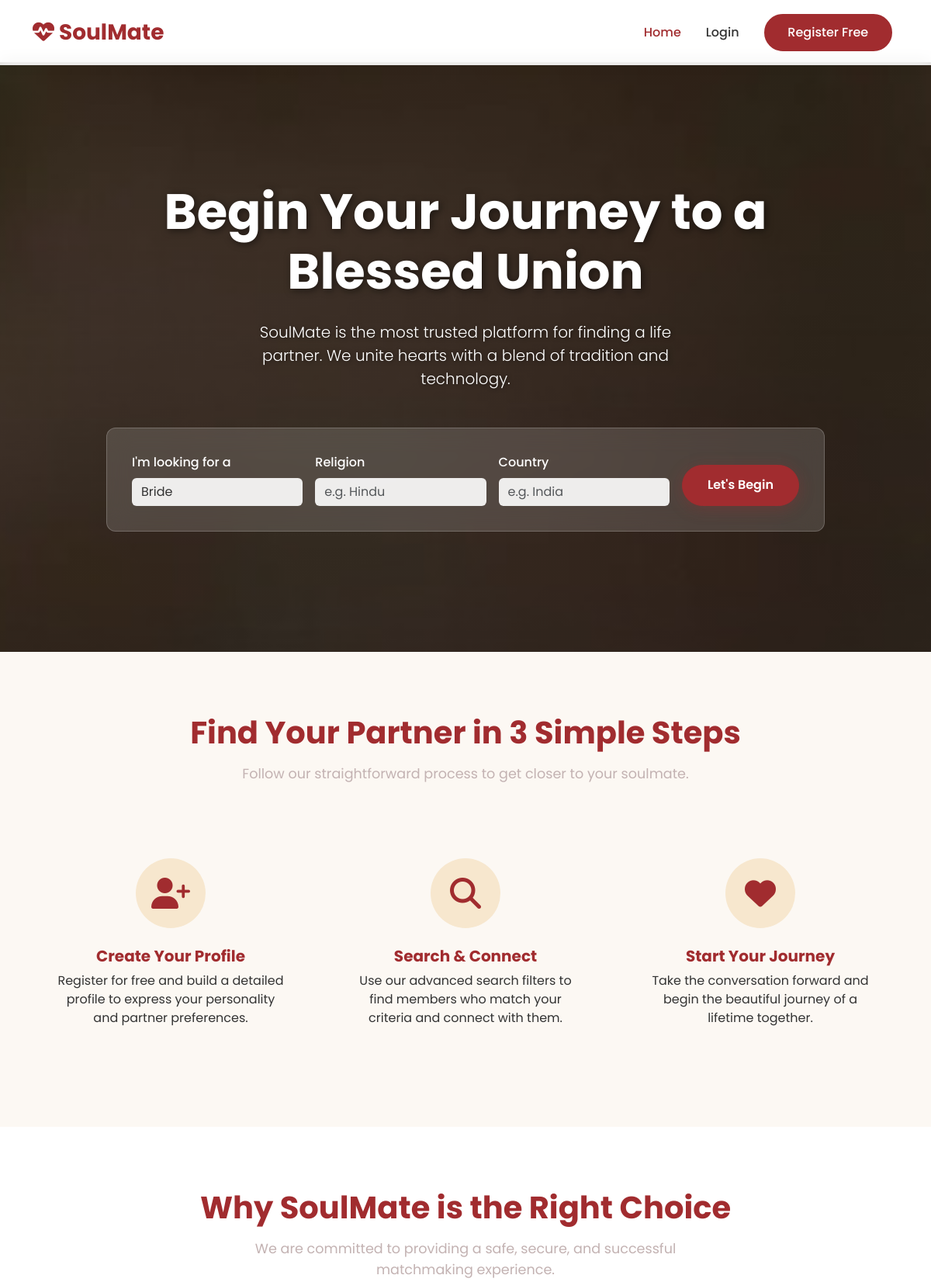
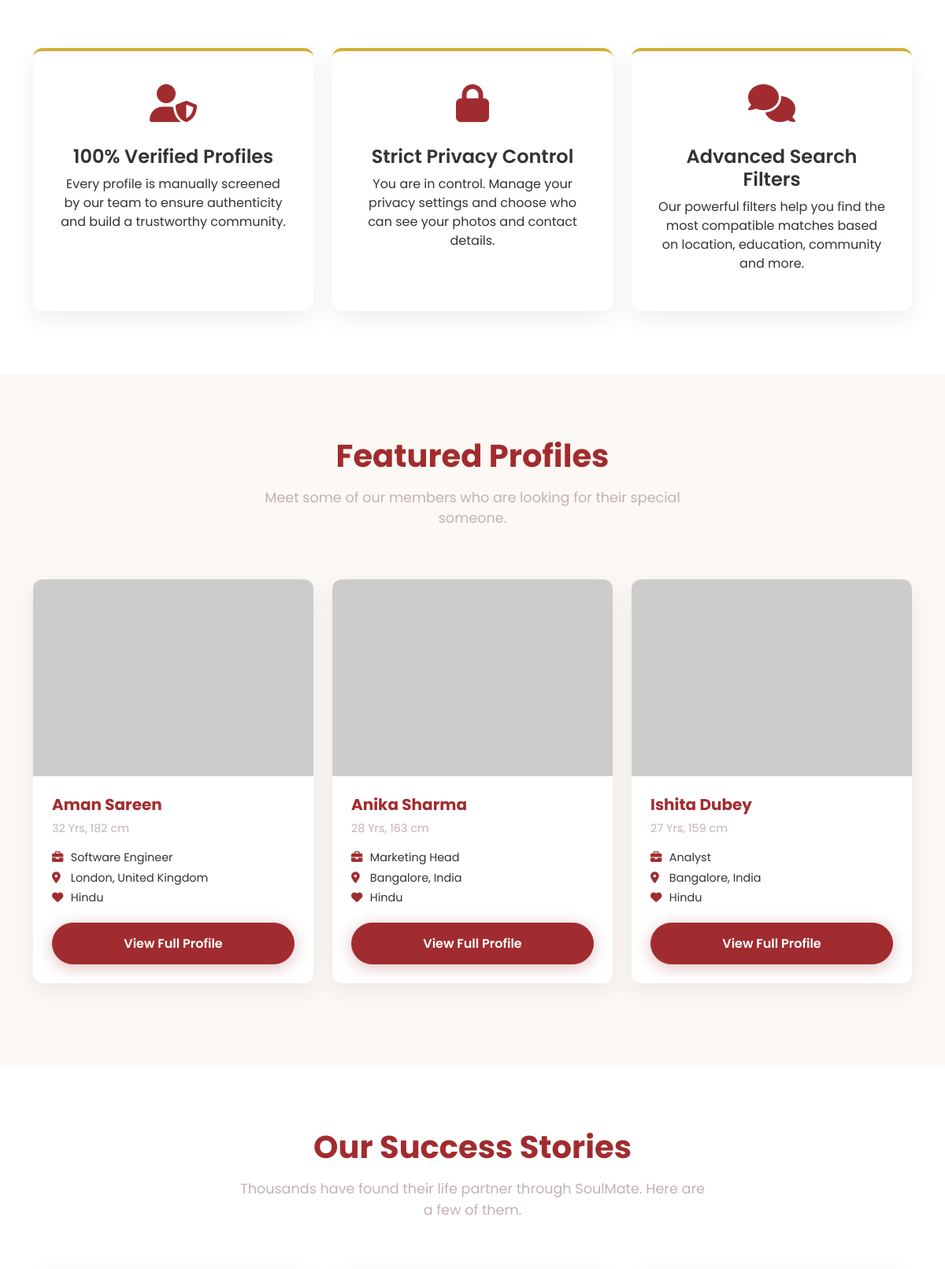
The page / (upper part) on the database its author committed (2 pictures, top to bottom).
### tables this page shows
CREATE TABLE `users` (
  `id` int(11) NOT NULL AUTO_INCREMENT,
  `email` varchar(255) NOT NULL,
  `password` varchar(255) NOT NULL,
  `first_name` varchar(100) NOT NULL,
  `last_name` varchar(100) NOT NULL,
  `gender` enum('Male','Female','Other') NOT NULL,
  `dob` date NOT NULL,
  `phone_number` varchar(20) DEFAULT NULL,
  `religion` varchar(50) DEFAULT NULL,
  `caste` varchar(50) DEFAULT NULL,
  `education` varchar(100) DEFAULT NULL,
  `occupation` varchar(100) DEFAULT NULL,
  `annual_income` varchar(50) DEFAULT NULL,
  `marital_status` enum('Never Married','Divorced','Widowed','Awaiting Divorce') NOT NULL,
  `height_cm` int(11) DEFAULT NULL,
  `about_me` text DEFAULT NULL,
  `city` varchar(100) DEFAULT NULL,
  `state` varchar(100) DEFAULT NULL,
  `country` varchar(100) DEFAULT NULL,
  `profile_image` varchar(255) DEFAULT 'default.png',
  `registration_date` timestamp NOT NULL DEFAULT current_timestamp(),
  `profile_status` enum('Active','Inactive','Pending') NOT NULL DEFAULT 'Active',
  PRIMARY KEY (`id`),
  UNIQUE KEY `email` (`email`)
);

### includes/functions.php (called while the page is built, shortened)
<?php
function isLoggedIn() {
    return isset($_SESSION['user_id']);
}
function calculateAge($dob) {
    $birthDate = new DateTime($dob);
    $today = new DateTime('today');
    return $birthDate->diff($today)->y;
}
?>

### includes/profile_card.php (the view, shortened to what this page needs)
<?php
$age = calculateAge($profile['dob']);
?>
<div class="col-lg-4 col-md-6 mb-4" data-aos="fade-up" data-aos-delay="100">
    <div class="profile-card-revamped">
        <div class="profile-img-container">
            <img src="<?php echo htmlspecialchars($profile['profile_image']); ?>" alt="Profile of <?php echo htmlspecialchars($profile['first_name']); ?>"
                 onerror="this.onerror=null; this.src='https://placehold.co/600x400/F7E7CE/A12C2F?text=Photo';">
        </div>
        <div class="profile-card-content">
            <h5 class="profile-name"><?php echo htmlspecialchars($profile['first_name']) . ' ' . htmlspecialchars($profile['last_name']); ?></h5>
            <p class="profile-meta"><?php echo $age; ?> Yrs, <?php echo htmlspecialchars($profile['height_cm'] ?? 'N/A'); ?> cm</p>
            <div class="profile-details">
                <span><i class="fa-solid fa-briefcase"></i> <?php echo htmlspecialchars($profile['occupation'] ?? 'N/A'); ?></span>
                <span><i class="fa-solid fa-location-dot"></i> <?php echo htmlspecialchars($profile['city'] ?? 'N/A'); ?>, <?php echo htmlspecialchars($profile['country'] ?? 'N/A'); ?></span>
                <span><i class="fa-solid fa-heart"></i> <?php echo htmlspecialchars($profile['religion'] ?? 'N/A'); ?></span>
            </div>
            <a href="profile.php?id=<?php echo $profile['id']; ?>" class="btn btn-primary-custom w-100 mt-3">View Full Profile</a>
        </div>
    </div>
</div>

### includes/header.php (shortened to what this page needs)
<?php
require_once __DIR__ . '/functions.php';
$current_page = basename($_SERVER['PHP_SELF']);
?>
<!DOCTYPE html>
<html lang="en">
<head>
    <link href="https://cdn.jsdelivr.net/npm/bootstrap@5.3.3/dist/css/bootstrap.min.css" rel="stylesheet">
    <link rel="stylesheet" href="https://cdnjs.cloudflare.com/ajax/libs/font-awesome/6.5.1/css/all.min.css"/>
    <link href="https://unpkg.com/aos@2.3.1/dist/aos.css" rel="stylesheet">
    <link rel="stylesheet" href="assests/css/style.css">
</head>
<body>
<nav class="navbar navbar-expand-lg navbar-light fixed-top">
    <div class="container">
        <a class="navbar-brand" href="index.php">
            <i class="fas fa-heart-pulse"></i> SoulMate
        </a>
        <div class="collapse navbar-collapse" id="navbarNav">
            <ul class="navbar-nav ms-auto align-items-center">
                <li class="nav-item">
                    <a class="nav-link <?php echo ($current_page == 'index.php') ? 'active' : ''; ?>" href="index.php">Home</a>
                </li>
                <?php if (isLoggedIn()): ?>
                    <li class="nav-item">
                        <a class="nav-link <?php echo ($current_page == 'search.php') ? 'active' : ''; ?>" href="search.php">Search</a>
                    </li>
                    <li class="nav-item">
                        <a class="nav-link <?php echo ($current_page == 'interests.php') ? 'active' : ''; ?>" href="interests.php">Interests</a>
                    </li>
                    <li class="nav-item dropdown ms-lg-2">
                        <a class="nav-link dropdown-toggle btn-register-outline" href="#" id="navbarDropdown" role="button" data-bs-toggle="dropdown" aria-expanded="false">
                            <i class="fas fa-user-circle me-1"></i> My Account
                        </a>
                        <ul class="dropdown-menu dropdown-menu-end" aria-labelledby="navbarDropdown">
                            <li>
                                <a class="dropdown-item <?php echo ($current_page == 'dashboard.php') ? 'active' : ''; ?>" href="dashboard.php">
                                    <i class="fas fa-tachometer-alt me-2"></i> My Matches
                                </a>
                            </li>
                            <li>
                                <a class="dropdown-item <?php echo ($current_page == 'edit_profile.php') ? 'active' : ''; ?>" href="edit_profile.php">
                                    <i class="fas fa-user-edit me-2"></i> Edit Profile
                                </a>
                            </li>
                            <li>
                                <a class="dropdown-item <?php echo ($current_page == 'edit_preferences.php') ? 'active' : ''; ?>" href="edit_preferences.php">
                                    <i class="fas fa-user-cog me-2"></i> Partner Preferences
                                </a>
                            </li>
                             <li>
                                <a class="dropdown-item <?php echo ($current_page == 'manage_photos.php') ? 'active' : ''; ?>" href="manage_photos.php">
                                    <i class="fas fa-camera me-2"></i> Manage Photos
                                </a>
                            </li>
                            <li><hr class="dropdown-divider"></li>
                            <li>
                                <a class="dropdown-item dropdown-item-danger" href="logout.php">
                                    <i class="fas fa-sign-out-alt me-2"></i> Logout
                                </a>
                            </li>
                        </ul>
                    </li>
                <?php else: ?>
                    <li class="nav-item">
                        <a class="nav-link" href="login.php">Login</a>
                    </li>
                    <li class="nav-item ms-lg-2">
                        <a class="nav-link btn-register" href="register.php">Register Free</a>
                    </li>
                <?php endif; ?>
            </ul>
        </div>
    </div>
</nav>
<main class="main-content">

### index.php (shortened to what this page needs)
<?php require_once 'includes/header.php'; ?>
<section class="hero-section text-center">
    <div class="container">
        <div class="row justify-content-center">
            <div class="col-lg-10">
                <h1 class="display-3" data-aos="fade-down">Begin Your Journey to a Blessed Union</h1>
                <p class="lead" data-aos="fade-up" data-aos-delay="100">
                    SoulMate is the most trusted platform for finding a life partner. We unite hearts with a blend of tradition and technology.
                </p>
                <div class="quick-search-form" data-aos="fade-up" data-aos-delay="200">
                    <form class="row g-3 align-items-end" action="search.php" method="GET">
                        <div class="col-md">
                            <label for="gender" class="form-label">I'm looking for a</label>
                            <select id="gender" name="gender" class="form-select">
                                <option value="Female">Bride</option>
                            </select>
                        </div>
                        <div class="col-md">
                            <label for="religion" class="form-label">Religion</label>
                            <input type="text" id="religion" name="religion" class="form-control" placeholder="e.g. Hindu">
                        </div>
                        <div class="col-md">
                            <label for="country" class="form-label">Country</label>
                            <input type="text" id="country" name="country" class="form-control" placeholder="e.g. India">
                        </div>
                        <div class="col-md-auto">
                            <button type="submit" class="btn btn-primary-custom w-100">Let's Begin</button>
                        </div>
                    </form>
                </div>
            </div>
        </div>
    </div>
</section>
<section class="how-it-works-section">
    <div class="container">
        <div class="text-center">
            <h2 class="section-title" data-aos="fade-up">Find Your Partner in 3 Simple Steps</h2>
            <p class="section-subtitle" data-aos="fade-up" data-aos-delay="100">Follow our straightforward process to get closer to your soulmate.</p>
        </div>
        <div class="row">
            <div class="col-md-4" data-aos="fade-up" data-aos-delay="200">
                <div class="step-card">
                    <div class="icon-circle"><i class="fas fa-user-plus"></i></div>
                    <h5>Create Your Profile</h5>
                    <p>Register for free and build a detailed profile to express your personality and partner preferences.</p>
                </div>
            </div>
            <div class="col-md-4" data-aos="fade-up" data-aos-delay="300">
                <div class="step-card">
                    <div class="icon-circle"><i class="fas fa-search"></i></div>
                    <h5>Search & Connect</h5>
                    <p>Use our advanced search filters to find members who match your criteria and connect with them.</p>
                </div>
            </div>
            <div class="col-md-4" data-aos="fade-up" data-aos-delay="400">
                <div class="step-card">
                    <div class="icon-circle"><i class="fas fa-heart"></i></div>
                    <h5>Start Your Journey</h5>
                    <p>Take the conversation forward and begin the beautiful journey of a lifetime together.</p>
                </div>
            </div>
        </div>
    </div>
</section>
<section class="why-choose-us-section">
    <div class="container">
        <div class="text-center">
            <h2 class="section-title" data-aos="fade-up">Why SoulMate is the Right Choice</h2>
            <p class="section-subtitle" data-aos="fade-up" data-aos-delay="100">We are committed to providing a safe, secure, and successful matchmaking experience.</p>
        </div>
        <div class="row g-4">
            <div class="col-lg-4" data-aos="fade-up" data-aos-delay="200">
                <div class="feature-card">
                    <div class="feature-icon"><i class="fas fa-user-shield"></i></div>
                    <h4>100% Verified Profiles</h4>
                    <p>Every profile is manually screened by our team to ensure authenticity and build a trustworthy community.</p>
                </div>
            </div>
            <div class="col-lg-4" data-aos="fade-up" data-aos-delay="300">
                <div class="feature-card">
                    <div class="feature-icon"><i class="fas fa-lock"></i></div>
                    <h4>Strict Privacy Control</h4>
                    <p>You are in control. Manage your privacy settings and choose who can see your photos and contact details.</p>
                </div>
            </div>
            <div class="col-lg-4" data-aos="fade-up" data-aos-delay="400">
                <div class="feature-card">
                    <div class="feature-icon"><i class="fas fa-comments"></i></div>
                    <h4>Advanced Search Filters</h4>
                    <p>Our powerful filters help you find the most compatible matches based on location, education, community and more.</p>
                </div>
            </div>
        </div>
    </div>
</section>
<section class="featured-profiles-section">
    <div class="container">
        <div class="text-center">
            <h2 class="section-title" data-aos="fade-up">Featured Profiles</h2>
            <p class="section-subtitle" data-aos="fade-up" data-aos-delay="100">Meet some of our members who are looking for their special someone.</p>
        </div>
        <div class="row">
            <?php
            $result = $conn->query("SELECT * FROM users WHERE profile_status = 'Active' AND profile_image != 'default.png' ORDER BY RAND() LIMIT 3");
            if ($result && $result->num_rows > 0) {
                while ($profile = $result->fetch_assoc()) {
                    include 'includes/profile_card.php';
                }
            } else {
                echo '<p class="text-center col-12">No featured profiles available at the moment.</p>';
            }
            ?>
        </div>
    </div>
</section>
<section class="success-stories-section">
    <div class="container">
        <div class="text-center">
            <h2 class="section-title" data-aos="fade-up">Our Success Stories</h2>
            <p class="section-subtitle" data-aos="fade-up" data-aos-delay="100">Thousands have found their life partner through SoulMate. Here are a few of them.</p>
        </div>
        <div class="row g-4">
        </div>
    </div>
</section>
<?php require_once 'includes/footer.php'; ?>

### includes/footer.php (shortened to what this page needs)
</main>
</body>
</html>

### rows shown on the page
users: first_name "Aman", last_name "Sareen", dob "32", height_cm "182", occupation "Software Engineer", city "London", country "United Kingdom", religion "Hindu"
users: first_name "Anika", last_name "Sharma", dob "28", height_cm "163", occupation "Marketing Head", city "Bangalore", country "India", religion "Hindu"
users: first_name "Ishita", last_name "Dubey", dob "27", height_cm "159", occupation "Analyst", city "Bangalore", country "India", religion "Hindu"
